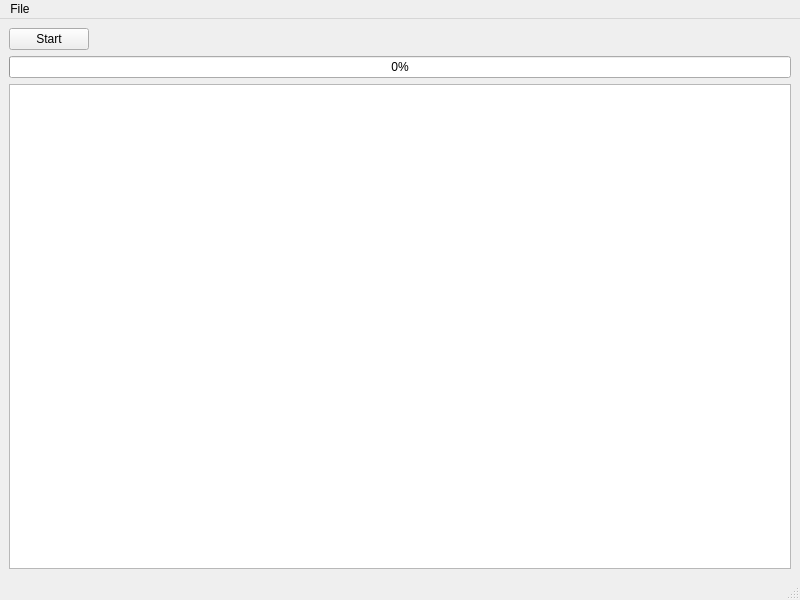
<?xml version="1.0" encoding="UTF-8"?>
<ui version="4.0">
 <class>MainWindow</class>
 <widget class="QMainWindow" name="MainWindow">
  <property name="geometry">
   <rect>
    <x>0</x>
    <y>0</y>
    <width>800</width>
    <height>600</height>
   </rect>
  </property>
  <property name="windowTitle">
   <string>Demo QThread and Progressbar</string>
  </property>
  <widget class="QWidget" name="centralwidget">
   <layout class="QGridLayout" name="gridLayout">
    <item row="0" column="0">
     <widget class="QPushButton" name="startButton">
      <property name="text">
       <string>Start</string>
      </property>
     </widget>
    </item>
    <item row="0" column="1">
     <spacer name="horizontalSpacer">
      <property name="orientation">
       <enum>Qt::Horizontal</enum>
      </property>
      <property name="sizeHint" stdset="0">
       <size>
        <width>728</width>
        <height>21</height>
       </size>
      </property>
     </spacer>
    </item>
    <item row="1" column="0" colspan="2">
     <widget class="QProgressBar" name="progressBar">
      <property name="maximum">
       <number>100</number>
      </property>
      <property name="value">
       <number>0</number>
      </property>
     </widget>
    </item>
    <item row="2" column="0" colspan="2">
     <widget class="QTextBrowser" name="textBrowser"/>
    </item>
   </layout>
  </widget>
  <widget class="QMenuBar" name="menubar">
   <property name="geometry">
    <rect>
     <x>0</x>
     <y>0</y>
     <width>800</width>
     <height>21</height>
    </rect>
   </property>
   <widget class="QMenu" name="menuFile">
    <property name="title">
     <string>File</string>
    </property>
    <addaction name="actionExit"/>
   </widget>
   <addaction name="menuFile"/>
  </widget>
  <widget class="QStatusBar" name="statusbar"/>
  <action name="actionExit">
   <property name="text">
    <string>Exit</string>
   </property>
  </action>
 </widget>
 <resources/>
 <connections>
  <connection>
   <sender>actionExit</sender>
   <signal>triggered()</signal>
   <receiver>MainWindow</receiver>
   <slot>close()</slot>
   <hints>
    <hint type="sourcelabel">
     <x>-1</x>
     <y>-1</y>
    </hint>
    <hint type="destinationlabel">
     <x>399</x>
     <y>299</y>
    </hint>
   </hints>
  </connection>
 </connections>
</ui>
